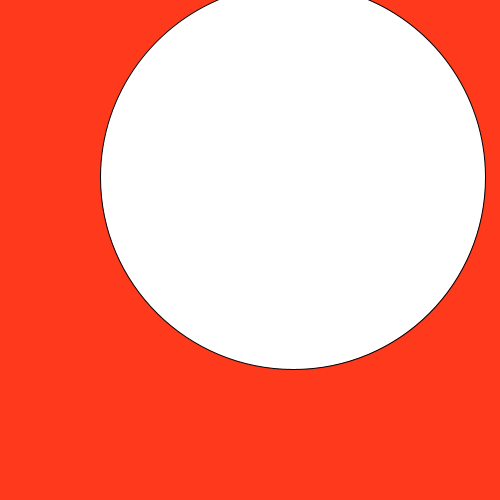
Frame 1 (no input)
Frame 60 (the mouse pressed at the canvas centre just before this capture): identical to frame 1, image omitted
Frame 120 (the mouse held since frame 60 and released just before this capture): identical to frame 1, image omitted

The Processing sketch that drew this single still picture (run headless with seeded random() and noise(); from frame 60 on, the mouse is pressed at the canvas centre):

// Processing sketch: random_dot
// ── random_dot.pde
// 4. create three integer variables to  
    //    represent the x, y, and the size of the ellipse
    int x = (int)random(100,400);
    int y = (int)random(100,400);
  
    int size = (int)random(100,400);
    void setup() {
      //1. set the size of your sketch
    size(500,500);
    }
    
    void draw() {
      //2. set the background color of your sketch
      background(402,57,28);
      //3. draw an ellipse. Make sure it fits in the window.
      ellipse(x,y,size,size);
      //5. use the variables created in step 4 in place of the numbers
      //   in your ellipse
    
    }
    
    void mousePressed() {
      //6a. create an integer variable called distance
     
      int distance;
      
      //6b. use the getDistance method to initialize your varible
      distance = getDistance(x,y,mouseX,mouseY);
      //    use the mouse's x and y and the x and y of your ellipse 
     
      //7. print the distance variable
    
      println(distance);
      //8a. make an if statement to check if the distance variable
      //   is within the size of the ellipse
      
        //8b.  set the x and y of the ellipse to a random location on the window
       
      
    }
    
    int getDistance(int x1, int y1, int x2, int y2) {
      return (int)Math.sqrt(Math.pow((x1-x2),2) + Math.pow((y1-y2),2));
    }
